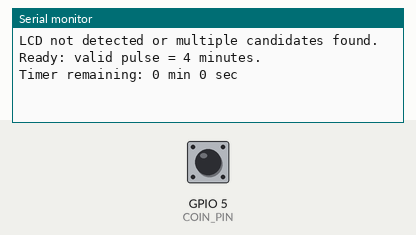
This sketch was run on a simulated ESP8266 (Wemos D1 mini). Parts: the last lines printed to the serial monitor. The test bench sets the inputs (shaded band); at power-on: GPIO 5 (COIN_PIN) HIGH. WiFi joins after 1.5 s; servers stay silent unless stated; uploads are accepted with an empty reply; the local clock reads 2024-03-15 10:24:30 at power-on unless the sketch sets it; random numbers use the default seed unless the sketch sets one.

Above: at 2.0 s.
2.1 s: GPIO 5 (COIN_PIN) pulled LOW for 3 s
At 5.21 s:
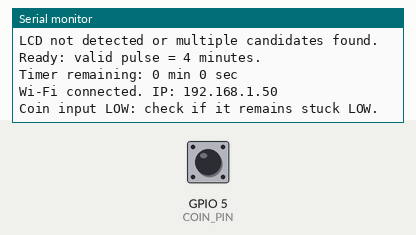
9.2 s: GPIO 5 (COIN_PIN) pulsed LOW 2 times (0.12 s each, 0.3 s apart)
At 10.32 s:
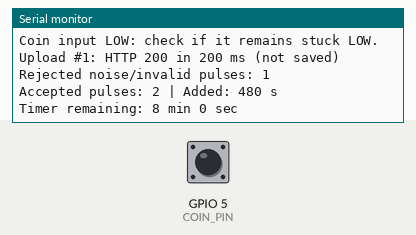
16.3 s: GPIO 5 (COIN_PIN) pulled LOW for 3 s
At 26.4 s:
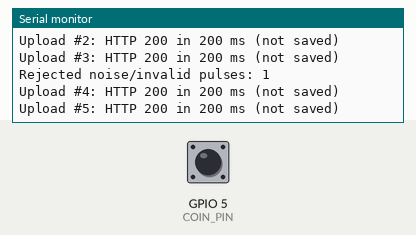
Timing chart, 0 to 27.9 s (numbered marks = the images above; inputs shaded):
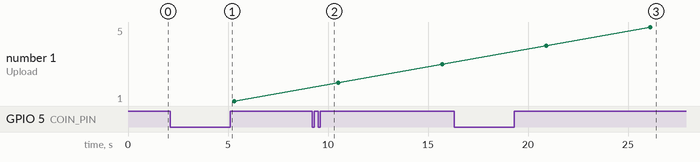

The sketch:

vendo_status_uploader.ino
```cpp
/*
  Vendo coin timer → api/status.php uploader (faster version of the original sketch)

  Same wiring, same pulse filtering and the SAME JSON body sent to status.php:
    {"device_id","boot_id","sequence","remaining_seconds","last_pulses"}
  so nothing on the server has to change.

  Speed changes:
   1. A coin (or expiry) is uploaded as soon as its pulse train is complete
      (≥ MIN_UPLOAD_GAP_MS since the last upload) instead of waiting for the
      10-second upload timer.
   2. The HTTPS connection is kept open and reused (HTTP keep-alive), and the
      TLS session is cached for fast reconnects. A full ESP8266 TLS handshake
      costs ~1–3 s; a reused connection ~0.1–0.4 s.
   3. Trust anchors are parsed once, not on every upload.
  Other fixes:
   4. Heartbeat uploads also while idle (every IDLE_UPLOAD_INTERVAL_MS) so the
      dashboard/browser can tell "idle" from "offline/stale".
   5. LCD row 2 shows Time: HH:MM:SS; "Last added" follows SECONDS_PER_PULSE.
   6. Failed uploads back off (RETRY_DELAY_MS) instead of retrying in a tight loop.
   7. Wi-Fi password and token live in secrets.h (git-ignored), not in the sketch.

  Note: "sequence" counts uploads (as before), not coins. The browser detects
  coins from jumps in remaining time.
*/

#include <Arduino.h>
#include <Wire.h>
#include <LiquidCrystal_I2C.h>
#include <ESP8266WiFi.h>
#include <ESP8266HTTPClient.h>
#include <WiFiClientSecureBearSSL.h>
#include <time.h>
#include <string.h>

#include "secrets.h"  // copy secrets.example.h → secrets.h
#include "certs.h"    // ISRG Root X1, ISRG Root X2, Root YE (verified fingerprints inside)

const char* WIFI_SSID = WIFI_SSID_VALUE;
const char* WIFI_PASSWORD = WIFI_PASSWORD_VALUE;
const char* DEVICE_TOKEN = DEVICE_TOKEN_VALUE;

const char* DEVICE_ID = "vendo-001";
const char* STATUS_URL = "https://vendo-kiosk.ebnleadgen.online/api/status.php";

// NodeMCU / Wemos D1 mini
const uint8_t COIN_PIN = 5;   // D1
const uint8_t LCD_SDA = 4;    // D2
const uint8_t LCD_SCL = 14;   // D5

// 1 / 5 / 10 / 20 pulses = 4 / 20 / 40 / 80 minutes
const uint32_t SECONDS_PER_PULSE = 240;

// Pulse filtering: adjust to your coin slot's actual timing.
const uint32_t MIN_LOW_PULSE_US = 20000;
const uint32_t MAX_LOW_PULSE_US = 250000;
const uint32_t MIN_HIGH_GAP_US = 30000;
// Silence that ends one coin's pulse train. Lower = faster, but it must stay
// longer than the slot's gap between pulses (check with the serial monitor).
const uint32_t COIN_TIMEOUT_US = 400000;

// Upload timing.
const uint32_t MIN_UPLOAD_GAP_MS = 1000;           // after a coin / expiry
const uint32_t RUNNING_UPLOAD_INTERVAL_MS = 10000;  // while time is running
const uint32_t IDLE_UPLOAD_INTERVAL_MS = 30000;     // heartbeat while idle (< 60 s stale threshold)
const uint32_t RETRY_DELAY_MS = 5000;               // after a failed upload
const uint16_t HTTP_TIMEOUT_MS = 6000;

volatile uint32_t pulseCount = 0;
volatile uint32_t lastPulseUs = 0;

volatile bool lowPulseStarted = false;
volatile bool lowPulseEligible = false;
volatile uint32_t lowPulseStartUs = 0;
volatile uint32_t highStartedUs = 0;
volatile uint32_t rejectedPulses = 0;

uint32_t remainingSeconds = 0;
uint32_t lastPulses = 0;
uint32_t lastAddedSeconds = 0;
uint32_t timerTickMs = 0;
uint32_t lastUploadMs = 0;
uint32_t uploadSequence = 0;
uint32_t lastDiagnosticMs = 0;

bool uploadNeeded = true;   // something changed that the server must learn quickly
bool lastUploadFailed = false;
bool tokenValid = false;
bool previouslyConnected = false;

char bootId[40];
char displayedLines[4][21] = {};

LiquidCrystal_I2C* lcd = nullptr;

// Kept for the whole run: parsed once, connection and TLS session reused.
BearSSL::X509List* trustAnchors = nullptr;
BearSSL::Session tlsSession;
BearSSL::WiFiClientSecure tlsClient;
HTTPClient https;

// Count only a completed, valid-width active-low pulse.
void IRAM_ATTR coinPulseISR() {
  uint32_t now = micros();

  if (digitalRead(COIN_PIN) == LOW) {
    if (!lowPulseStarted) {
      lowPulseEligible = (uint32_t)(now - highStartedUs) >= MIN_HIGH_GAP_US;
      lowPulseStartUs = now;
      lowPulseStarted = true;
    }
    return;
  }

  // Signal returned HIGH.
  highStartedUs = now;
  if (!lowPulseStarted) return;

  uint32_t duration = (uint32_t)(now - lowPulseStartUs);
  bool valid = lowPulseEligible && duration >= MIN_LOW_PULSE_US && duration <= MAX_LOW_PULSE_US;
  lowPulseStarted = false;

  if (valid) {
    pulseCount++;
    lastPulseUs = now;
  } else {
    rejectedPulses++;
  }
}

uint8_t findLCDAddress() {
  uint8_t found = 0;
  uint8_t candidates = 0;
  for (uint8_t address = 0x20; address <= 0x3F; address++) {
    if (address > 0x27 && address < 0x38) continue;
    Wire.beginTransmission(address);
    if (Wire.endTransmission() == 0) {
      found = address;
      candidates++;
    }
    yield();
  }
  return candidates == 1 ? found : 0;
}

void printLine(uint8_t row, const char* text) {
  if (lcd == nullptr || row >= 4) return;
  char padded[21];
  memset(padded, ' ', 20);
  padded[20] = '\0';
  for (uint8_t i = 0; i < 20 && text[i]; i++) padded[i] = text[i];
  if (strcmp(padded, displayedLines[row]) == 0) return;  // only rewrite changed rows
  lcd->setCursor(0, row);
  lcd->print(padded);
  memcpy(displayedLines[row], padded, sizeof(padded));
}

void printRemainingTime() {
  Serial.printf("Timer remaining: %lu min %lu sec\n", (unsigned long)(remainingSeconds / 60UL), (unsigned long)(remainingSeconds % 60UL));
}

void updateDisplay() {
  char line[40];
  printLine(0, remainingSeconds > 0 ? "TIMER RUNNING" : "INSERT COIN");
  snprintf(line, sizeof(line), "Time: %02lu:%02lu:%02lu", (unsigned long)(remainingSeconds / 3600UL),
           (unsigned long)((remainingSeconds % 3600UL) / 60UL), (unsigned long)(remainingSeconds % 60UL));
  printLine(1, line);
  if (lastAddedSeconds % 60UL == 0) {
    snprintf(line, sizeof(line), "Last added: %lu min", (unsigned long)(lastAddedSeconds / 60UL));
  } else {
    snprintf(line, sizeof(line), "Last added: %lum%02lus", (unsigned long)(lastAddedSeconds / 60UL), (unsigned long)(lastAddedSeconds % 60UL));
  }
  printLine(2, line);
  snprintf(line, sizeof(line), "Last pulses: %lu", (unsigned long)lastPulses);
  printLine(3, line);
}

bool updateTimer() {
  uint32_t now = millis();
  if (remainingSeconds == 0) {
    timerTickMs = now;
    return false;
  }
  uint32_t elapsed = (uint32_t)(now - timerTickMs) / 1000UL;
  if (elapsed == 0) return false;
  timerTickMs += elapsed * 1000UL;
  if (elapsed >= remainingSeconds) {
    remainingSeconds = 0;
    uploadNeeded = true;  // report expiry promptly
    Serial.println("Time finished.");
  } else {
    remainingSeconds -= elapsed;
  }
  return true;
}

bool processCoins() {
  uint32_t completed = 0;
  noInterrupts();
  uint32_t now = micros();
  if (pulseCount > 0 && !lowPulseStarted && (uint32_t)(now - lastPulseUs) >= COIN_TIMEOUT_US) {
    completed = pulseCount;
    pulseCount = 0;
  }
  interrupts();
  if (completed == 0) return false;

  uint64_t addedSeconds = (uint64_t)completed * SECONDS_PER_PULSE;
  if (addedSeconds > (uint64_t)UINT32_MAX - remainingSeconds) {
    Serial.println("Timer limit reached.");
    return false;
  }
  if (remainingSeconds == 0) timerTickMs = millis();

  remainingSeconds += (uint32_t)addedSeconds;
  lastPulses = completed;
  lastAddedSeconds = (uint32_t)addedSeconds;
  uploadNeeded = true;  // upload right away (see loop)

  Serial.printf("Accepted pulses: %lu | Added: %lu s\n", (unsigned long)lastPulses, (unsigned long)lastAddedSeconds);
  printRemainingTime();
  return true;
}

bool coinPulsesPending() {
  noInterrupts();
  bool pending = pulseCount > 0 || lowPulseStarted;
  interrupts();
  return pending;
}

void reportInputDiagnostics() {
  if ((uint32_t)(millis() - lastDiagnosticMs) < 5000UL) return;
  lastDiagnosticMs = millis();
  noInterrupts();
  uint32_t rejected = rejectedPulses;
  rejectedPulses = 0;
  interrupts();
  if (rejected > 0) Serial.printf("Rejected noise/invalid pulses: %lu\n", (unsigned long)rejected);
  if (digitalRead(COIN_PIN) == LOW) Serial.println("Coin input LOW: check if it remains stuck LOW.");
}

// Returns true when status.php confirmed the upload.
bool uploadStatus() {
  const uint32_t started = millis();
  tlsClient.setX509Time(time(nullptr));

  // With setReuse(true) begin() keeps the existing keep-alive connection when
  // it is still open; otherwise it reconnects using the cached TLS session.
  if (!https.begin(tlsClient, STATUS_URL)) {
    Serial.println("HTTPS initialization failed.");
    return false;
  }
  https.addHeader("Content-Type", "application/json");
  https.addHeader("Authorization", String("Bearer ") + DEVICE_TOKEN);

  updateTimer();  // send the freshest remaining time
  uploadSequence++;

  char body[300];
  snprintf(body, sizeof(body),
           "{\"device_id\":\"%s\",\"boot_id\":\"%s\",\"sequence\":%lu,\"remaining_seconds\":%lu,\"last_pulses\":%lu}",
           DEVICE_ID, bootId, (unsigned long)uploadSequence, (unsigned long)remainingSeconds, (unsigned long)lastPulses);

  const int httpCode = https.POST((uint8_t*)body, strlen(body));
  bool ok = false;
  if (httpCode > 0) {
    String response = https.getString();  // read fully so the connection can be reused
    ok = httpCode == 200 && response.indexOf("\"saved\"") >= 0;
    Serial.printf("Upload #%lu: HTTP %d in %lu ms%s\n", (unsigned long)uploadSequence, httpCode,
                  (unsigned long)(millis() - started), ok ? "" : " (not saved)");
    if (!ok) Serial.println(response);
  } else {
    char tlsError[160];
    tlsClient.getLastSSLError(tlsError, sizeof(tlsError));
    Serial.printf("Upload failed: %s %s\n", HTTPClient::errorToString(httpCode).c_str(), tlsError);
  }
  https.end();  // keeps the socket open when the server allows keep-alive
  return ok;
}

void setup() {
  Serial.begin(115200);
  delay(500);

  Wire.begin(LCD_SDA, LCD_SCL);  // before lcd->init(), so D1 stays the coin input
  Wire.setClock(100000);

  uint8_t address = findLCDAddress();
  if (address != 0) {
    static LiquidCrystal_I2C display(address, 20, 4);
    lcd = &display;
    lcd->init();
    Wire.setClock(100000);
    lcd->backlight();
    lcd->noCursor();
    lcd->noBlink();
    lcd->clear();  // once, at start-up
    delay(5);
    updateDisplay();
    Serial.println("20x4 LCD ready.");
  } else {
    Serial.println("LCD not detected or multiple candidates found.");
  }

  pinMode(COIN_PIN, INPUT_PULLUP);
  delay(300);
  highStartedUs = micros();
  lowPulseStarted = false;
  lowPulseEligible = false;
  attachInterrupt(digitalPinToInterrupt(COIN_PIN), coinPulseISR, CHANGE);

  timerTickMs = millis();
  tokenValid = strlen(DEVICE_TOKEN) == 64;
  if (!tokenValid) Serial.println("Enter your 64-character device token in secrets.h.");

  // TLS: verified certificates (never setInsecure), cached session, keep-alive.
  trustAnchors = new BearSSL::X509List(TRUST_ANCHORS_PEM);
  tlsClient.setTrustAnchors(trustAnchors);
  tlsClient.setSession(&tlsSession);
  tlsClient.setTimeout(HTTP_TIMEOUT_MS);
  https.setReuse(true);
  https.setTimeout(HTTP_TIMEOUT_MS);

  WiFi.persistent(false);
  WiFi.mode(WIFI_STA);
  WiFi.setSleepMode(WIFI_NONE_SLEEP);  // lower latency for uploads
  WiFi.setAutoReconnect(true);
  WiFi.begin(WIFI_SSID, WIFI_PASSWORD);

  snprintf(bootId, sizeof(bootId), "%06lx-%08lx-%08lx", (unsigned long)ESP.getChipId(), (unsigned long)ESP.random(),
           (unsigned long)ESP.random());

  configTime(0, 0, "pool.ntp.org", "time.nist.gov");
  lastUploadMs = millis() - IDLE_UPLOAD_INTERVAL_MS;

  Serial.println("Ready: valid pulse = 4 minutes.");
  printRemainingTime();
}

void loop() {
  bool changed = updateTimer();
  if (processCoins()) changed = true;
  if (changed) updateDisplay();

  reportInputDiagnostics();

  bool connected = WiFi.status() == WL_CONNECTED;
  if (connected != previouslyConnected) {
    previouslyConnected = connected;
    if (connected) {
      Serial.print("Wi-Fi connected. IP: ");
      Serial.println(WiFi.localIP());
      uploadNeeded = true;
    } else {
      Serial.println("Wi-Fi disconnected. Local timer continues.");
    }
  }

  const uint32_t sinceUpload = millis() - lastUploadMs;
  const bool clockReady = time(nullptr) >= 1700000000;  // needed to validate the certificate
  const uint32_t periodic = remainingSeconds > 0 ? RUNNING_UPLOAD_INTERVAL_MS : IDLE_UPLOAD_INTERVAL_MS;
  const uint32_t minGap = lastUploadFailed ? RETRY_DELAY_MS : MIN_UPLOAD_GAP_MS;
  const bool due = (uploadNeeded && sinceUpload >= minGap) || sinceUpload >= periodic;

  if (connected && clockReady && tokenValid && due && !coinPulsesPending()) {
    const bool ok = uploadStatus();
    lastUploadMs = millis();
    lastUploadFailed = !ok;
    if (ok) uploadNeeded = false;

    // Coins are counted by the interrupt during the upload; credit them now.
    updateTimer();
    processCoins();
    updateDisplay();
  }

  delay(1);
}
```

certs.h
```cpp
// Trust anchors for HTTPS certificate verification (never setInsecure()).
// vendo-kiosk.ebnleadgen.online uses Let's Encrypt: leaf <- YE1 <- Root YE,
// with cross-signs to ISRG Root X2 and ISRG Root X1. All three roots are trusted
// so the device keeps working if the CA changes which chain it serves.
// Verified SHA-256 fingerprints (2026-10-04):
//   C=US, O=Internet Security Research Group, CN=ISRG Root X1: 96:BC:EC:06:26:49:76:F3:74:60:77:9A:CF:28:C5:A7:CF:E8:A3:C0:AA:E1:1A:8F:FC:EE:05:C0:BD:DF:08:C6
//   C=US, O=Internet Security Research Group, CN=ISRG Root X2: 69:72:9B:8E:15:A8:6E:FC:17:7A:57:AF:B7:17:1D:FC:64:AD:D2:8C:2F:CA:8C:F1:50:7E:34:45:3C:CB:14:70
//   C=US, O=ISRG, CN=Root YE: E1:4F:FC:AD:5B:00:25:73:10:06:CA:A4:3A:12:1A:22:D8:E9:70:0F:4F:B9:CF:85:2F:02:A7:08:AA:5D:56:66
// If you move the backend to a host with a different CA, add its root here.
#pragma once

static const char TRUST_ANCHORS_PEM[] PROGMEM = R"PEM(
-----BEGIN CERTIFICATE-----
MIIFazCCA1OgAwIBAgIRAIIQz7DSQONZRGPgu2OCiwAwDQYJKoZIhvcNAQELBQAw
TzELMAkGA1UEBhMCVVMxKTAnBgNVBAoTIEludGVybmV0IFNlY3VyaXR5IFJlc2Vh
cmNoIEdyb3VwMRUwEwYDVQQDEwxJU1JHIFJvb3QgWDEwHhcNMTUwNjA0MTEwNDM4
WhcNMzUwNjA0MTEwNDM4WjBPMQswCQYDVQQGEwJVUzEpMCcGA1UEChMgSW50ZXJu
ZXQgU2VjdXJpdHkgUmVzZWFyY2ggR3JvdXAxFTATBgNVBAMTDElTUkcgUm9vdCBY
MTCCAiIwDQYJKoZIhvcNAQEBBQADggIPADCCAgoCggIBAK3oJHP0FDfzm54rVygc
h77ct984kIxuPOZXoHj3dcKi/vVqbvYATyjb3miGbESTtrFj/RQSa78f0uoxmyF+
0TM8ukj13Xnfs7j/EvEhmkvBioZxaUpmZmyPfjxwv60pIgbz5MDmgK7iS4+3mX6U
A5/TR5d8mUgjU+g4rk8Kb4Mu0UlXjIB0ttov0DiNewNwIRt18jA8+o+u3dpjq+sW
T8KOEUt+zwvo/7V3LvSye0rgTBIlDHCNAymg4VMk7BPZ7hm/ELNKjD+Jo2FR3qyH
B5T0Y3HsLuJvW5iB4YlcNHlsdu87kGJ55tukmi8mxdAQ4Q7e2RCOFvu396j3x+UC
B5iPNgiV5+I3lg02dZ77DnKxHZu8A/lJBdiB3QW0KtZB6awBdpUKD9jf1b0SHzUv
KBds0pjBqAlkd25HN7rOrFleaJ1/ctaJxQZBKT5ZPt0m9STJEadao0xAH0ahmbWn
OlFuhjuefXKnEgV4We0+UXgVCwOPjdAvBbI+e0ocS3MFEvzG6uBQE3xDk3SzynTn
jh8BCNAw1FtxNrQHusEwMFxIt4I7mKZ9YIqioymCzLq9gwQbooMDQaHWBfEbwrbw
qHyGO0aoSCqI3Haadr8faqU9GY/rOPNk3sgrDQoo//fb4hVC1CLQJ13hef4Y53CI
rU7m2Ys6xt0nUW7/vGT1M0NPAgMBAAGjQjBAMA4GA1UdDwEB/wQEAwIBBjAPBgNV
HRMBAf8EBTADAQH/MB0GA1UdDgQWBBR5tFnme7bl5AFzgAiIyBpY9umbbjANBgkq
hkiG9w0BAQsFAAOCAgEAVR9YqbyyqFDQDLHYGmkgJykIrGF1XIpu+ILlaS/V9lZL
ubhzEFnTIZd+50xx+7LSYK05qAvqFyFWhfFQDlnrzuBZ6brJFe+GnY+EgPbk6ZGQ
3BebYhtF8GaV0nxvwuo77x/Py9auJ/GpsMiu/X1+mvoiBOv/2X/qkSsisRcOj/KK
NFtY2PwByVS5uCbMiogziUwthDyC3+6WVwW6LLv3xLfHTjuCvjHIInNzktHCgKQ5
ORAzI4JMPJ+GslWYHb4phowim57iaztXOoJwTdwJx4nLCgdNbOhdjsnvzqvHu7Ur
TkXWStAmzOVyyghqpZXjFaH3pO3JLF+l+/+sKAIuvtd7u+Nxe5AW0wdeRlN8NwdC
jNPElpzVmbUq4JUagEiuTDkHzsxHpFKVK7q4+63SM1N95R1NbdWhscdCb+ZAJzVc
oyi3B43njTOQ5yOf+1CceWxG1bQVs5ZufpsMljq4Ui0/1lvh+wjChP4kqKOJ2qxq
4RgqsahDYVvTH9w7jXbyLeiNdd8XM2w9U/t7y0Ff/9yi0GE44Za4rF2LN9d11TPA
mRGunUHBcnWEvgJBQl9nJEiU0Zsnvgc/ubhPgXRR4Xq37Z0j4r7g1SgEEzwxA57d
emyPxgcYxn/eR44/KJ4EBs+lVDR3veyJm+kXQ99b21/+jh5Xos1AnX5iItreGCc=
-----END CERTIFICATE-----
-----BEGIN CERTIFICATE-----
MIICGzCCAaGgAwIBAgIQQdKd0XLq7qeAwSxs6S+HUjAKBggqhkjOPQQDAzBPMQsw
CQYDVQQGEwJVUzEpMCcGA1UEChMgSW50ZXJuZXQgU2VjdXJpdHkgUmVzZWFyY2gg
R3JvdXAxFTATBgNVBAMTDElTUkcgUm9vdCBYMjAeFw0yMDA5MDQwMDAwMDBaFw00
MDA5MTcxNjAwMDBaME8xCzAJBgNVBAYTAlVTMSkwJwYDVQQKEyBJbnRlcm5ldCBT
ZWN1cml0eSBSZXNlYXJjaCBHcm91cDEVMBMGA1UEAxMMSVNSRyBSb290IFgyMHYw
EAYHKoZIzj0CAQYFK4EEACIDYgAEzZvVn4CDCuwJSvMWSj5cz3es3mcFDR0HttwW
+1qLFNvicWDEukWVEYmO6gbf9yoWHKS5xcUy4APgHoIYOIvXRdgKam7mAHf7AlF9
ItgKbppbd9/w+kHsOdx1ymgHDB/qo0IwQDAOBgNVHQ8BAf8EBAMCAQYwDwYDVR0T
AQH/BAUwAwEB/zAdBgNVHQ4EFgQUfEKWrt5LSDv6kviejM9ti6lyN5UwCgYIKoZI
zj0EAwMDaAAwZQIwe3lORlCEwkSHRhtFcP9Ymd70/aTSVaYgLXTWNLxBo1BfASdW
tL4ndQavEi51mI38AjEAi/V3bNTIZargCyzuFJ0nN6T5U6VR5CmD1/iQMVtCnwr1
/q4AaOeMSQ+2b1tbFfLn
-----END CERTIFICATE-----
-----BEGIN CERTIFICATE-----
MIIB2TCCAWCgAwIBAgIRAKQCa6LvbHwg1AR+XmWmk4AwCgYIKoZIzj0EAwMwLjEL
MAkGA1UEBhMCVVMxDTALBgNVBAoTBElTUkcxEDAOBgNVBAMTB1Jvb3QgWUUwHhcN
MjUwOTAzMDAwMDAwWhcNNDUwOTAyMjM1OTU5WjAuMQswCQYDVQQGEwJVUzENMAsG
A1UEChMESVNSRzEQMA4GA1UEAxMHUm9vdCBZRTB2MBAGByqGSM49AgEGBSuBBAAi
A2IABDwS/6vhrcVqcbBo+wgdI3fwn9x7DNJJOY/lTOti0vkwuRN87RhEhTH17E7X
yFjWsPYhIPt/wzOqxTd2b+4ZJNy9ID04YywF9U5zasDVyGSNErVNtz8uSGh5izW8
7j77GaNCMEAwDgYDVR0PAQH/BAQDAgEGMA8GA1UdEwEB/wQFMAMBAf8wHQYDVR0O
BBYEFKPIJlqOoUzQNWP8myPIOq5W809WMAoGCCqGSM49BAMDA2cAMGQCMHhMr8N9
LdL1VQKs9BdV81r76eXRB6mtjuNjzk6/lBsPNToWLTDzGYgtQKO1jl63uAIwGV7m
onyF377c+MM1oqVNs17sgu7F9YKZwgLmVbeOMDbKAXHtKMDLbiGllCcs8f47
-----END CERTIFICATE-----
)PEM";
```

secrets.example.h
```cpp
// Copy this file to secrets.h (same folder) and fill in real values.
// secrets.h is git-ignored. Never paste it into chats, issues or screenshots.
#pragma once

#define WIFI_SSID_VALUE "your-wifi-name"
#define WIFI_PASSWORD_VALUE "your-wifi-password"

// The 64-character upload token that api/status.php expects for vendo-001.
// (This is NOT the browser kiosk token; that one starts with "vkw_".)
#define DEVICE_TOKEN_VALUE "0000000000000000000000000000000000000000000000000000000000000000"
```

Measured:
- after the input at 2.1 s, the serial monitor: prints a new line after 2.9 s (image 1)
- after the input at 9.2 s, the serial monitor: prints a new line after 0.82 s (image 2)
- after the input at 16.3 s, the serial monitor: prints a new line after 3.7 s (image 3)
